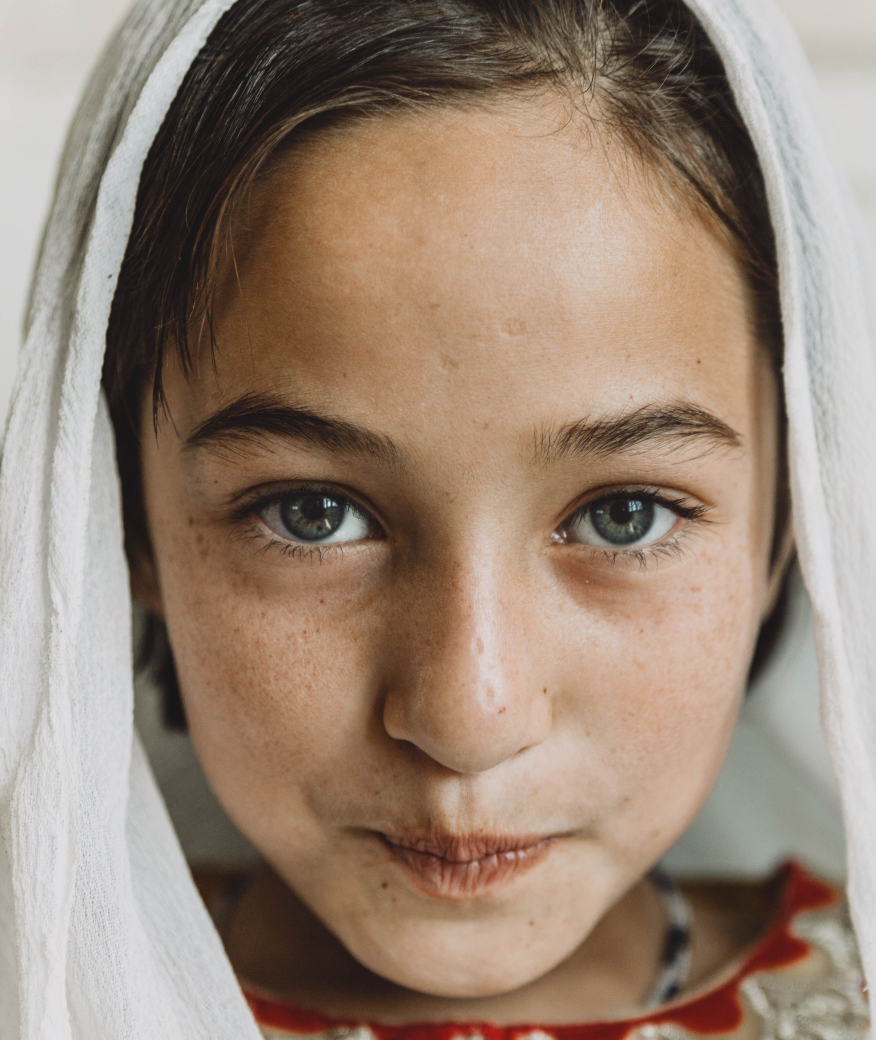
#> input picture imgs/portrait.jpg, 3502 x 4159 px (shown at 1/4 size)
$ jupyter execute Instagram_filters.ipynb   (shell and % lines are left out)   (older library calls are emulated)
#> lines starting #> are read from the running program, lines starting #| are printed output that depends on the picture
# <font style="color:rgb(50,120,229)">Intagram Filter</font>

[cell 1]
import cv2
import matplotlib.pyplot as plt
import numpy as np

[cell 2]
import matplotlib
matplotlib.rcParams['figure.figsize'] = (10.0, 10.0)
matplotlib.rcParams['image.cmap'] = 'gray'

[cell 3]
def cartoonify(image, arguments=0):

    imgBlur = cv2.GaussianBlur(image,(11,11),0)
    mask = np.zeros(image.shape,dtype = np.uint8)
    pencilSketchImage = pencilSketch(image)
    mask[pencilSketchImage == 0] = 1
    cartoonImage = (1-mask)*imgBlur + mask*pencilSketchImage
    return cartoonImage

[cell 4]
def pencilSketch(image, arguments=0):

    imgGray = cv2.cvtColor(image,cv2.COLOR_BGR2GRAY)
    imgGrad = cv2.Laplacian(imgGray,cv2.CV_32F,ksize=7)

    cv2.normalize(imgGrad,imgGrad,0,1,norm_type = cv2.NORM_MINMAX)
    imgGrad = np.uint8(imgGrad*255)

    v = np.median(imgGrad)
    thresh = v + int(.04 * v)

    _,imgThresh = cv2.threshold(imgGrad,thresh,255,cv2.THRESH_BINARY)
    imgThresh = 255 - imgThresh

    pencilSketchImage = cv2.merge((imgThresh,imgThresh,imgThresh))
    return pencilSketchImage

[cell 5]
imagePath = "./imgs/portrait.jpg"
image = cv2.imread(imagePath)
#> image is the input picture: shape (4159, 3502, 3); mean B, G, R 118.5, 133.7, 152.9

hRatio = 960 / image.shape[0]
#> hRatio = 0.231
wRatio = 640 / image.shape[1]
#> wRatio = 0.183


if max(hRatio, wRatio) < 1:
    interpolation = cv2.INTER_AREA
else:
    interpolation = cv2.INTER_CUBIC

image = cv2.resize(image, tuple([0,0]), fx=max(hRatio, wRatio), fy=max(hRatio, wRatio), interpolation=interpolation)
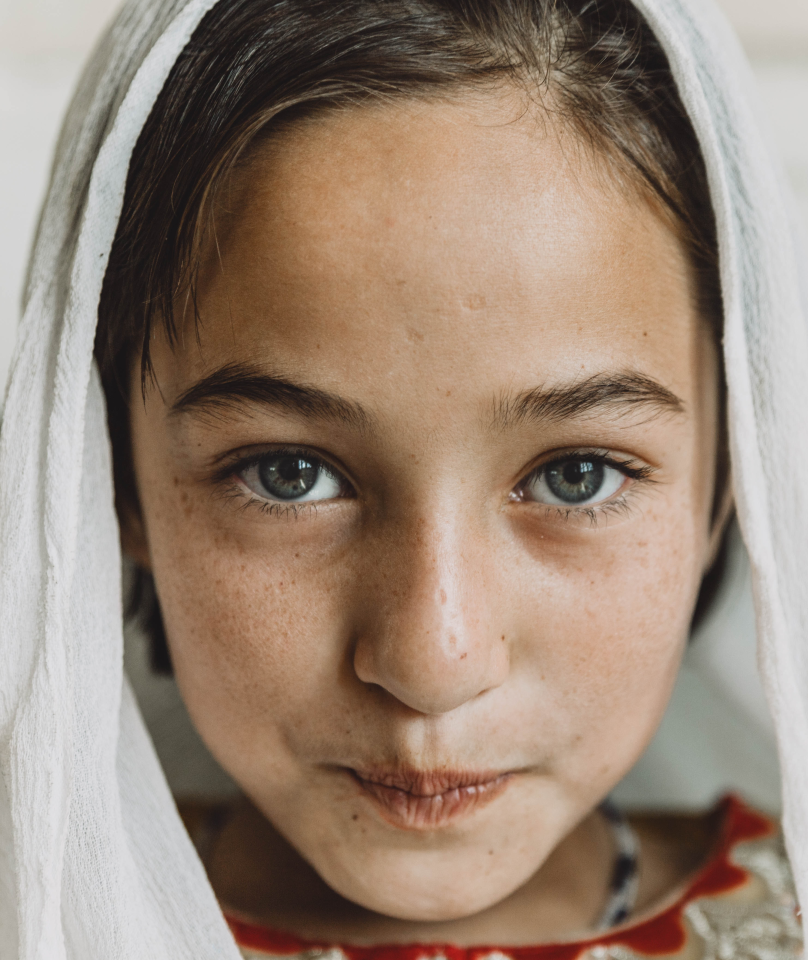
#> image: shape (960, 808, 3); mean B, G, R 118.5, 133.6, 152.9

[cell 6]
cartoonImage = cartoonify(image)
#> in pencilSketch, `imgGray = cv2.cvtColor(image,cv2.COLOR_BGR2GRAY)`:
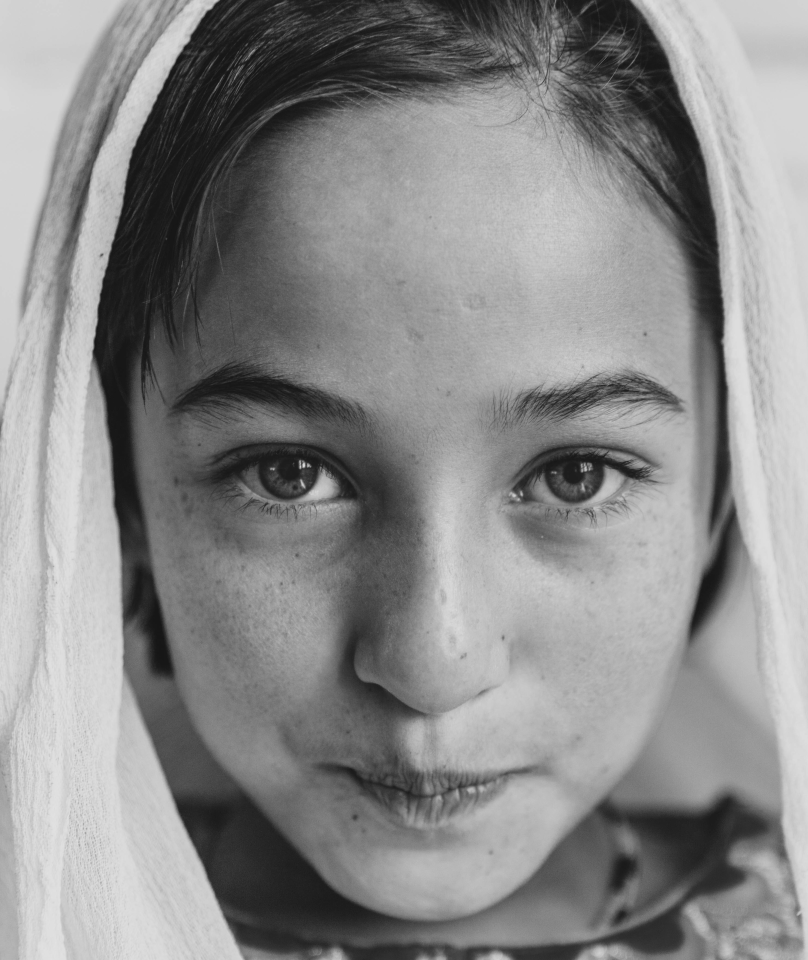
#> imgGray: shape (960, 808); min 21, max 226, mean 137.7
#> in pencilSketch, `imgGrad = cv2.Laplacian(imgGray,cv2.CV_32F,ksize=7)`:
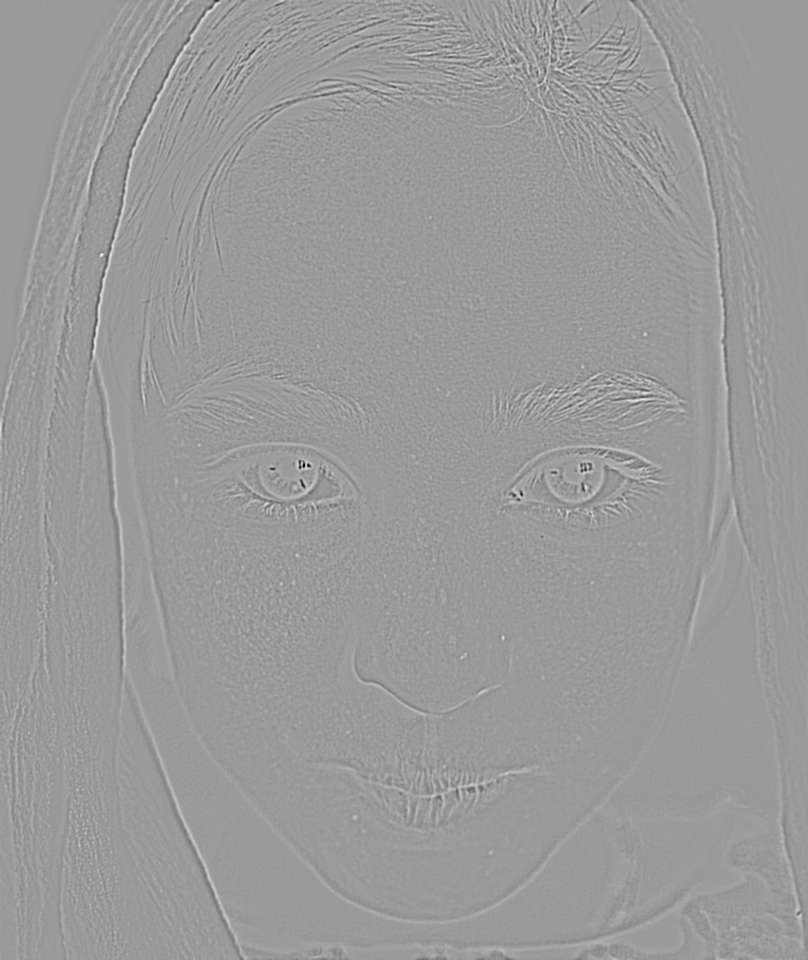
#> imgGrad: shape (960, 808) float32; min -53634, max 34768, mean -0.3; drawn with min black and max white
#> in pencilSketch, `v = np.median(imgGrad)`: v = 154
#> in pencilSketch, `thresh = v + int(.04 * v)`: thresh = 160
#> in pencilSketch, `_,imgThresh = cv2.threshold(imgGrad,thresh,255,cv2.THRESH_BINARY)`:
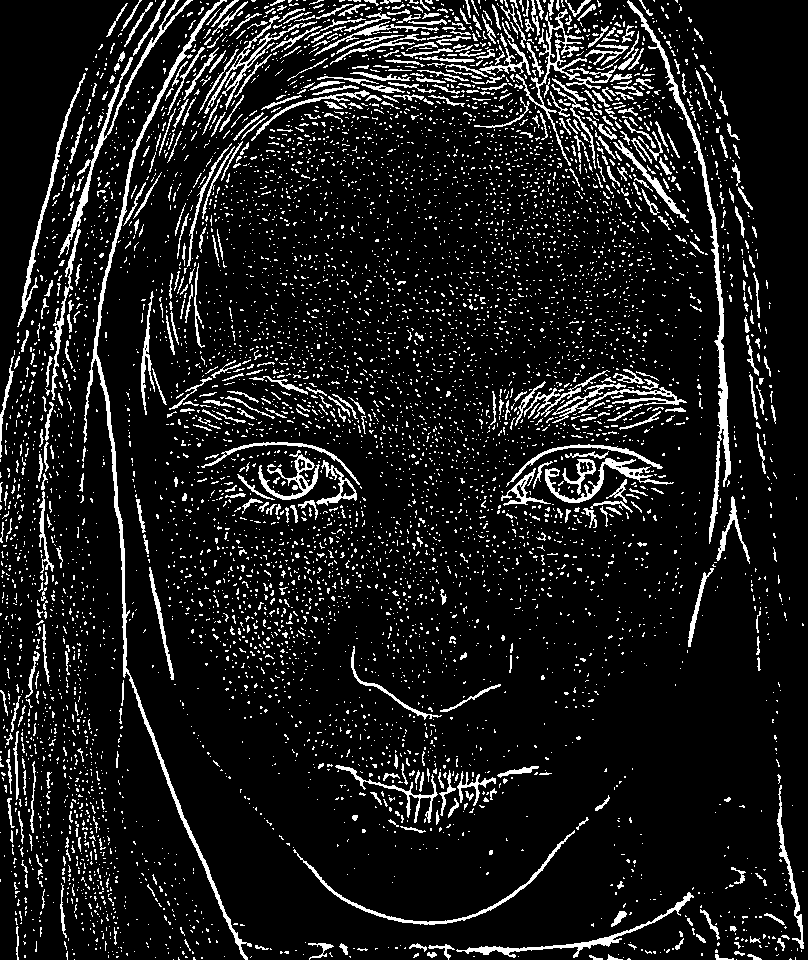
#> imgThresh: shape (960, 808); 10.6% white in thin lines or dots
#> in pencilSketch, `imgThresh = 255 - imgThresh`: imgThresh: shape (960, 808); 89.4% white; black in thin lines or dots
#> in pencilSketch, `pencilSketchImage = cv2.merge((imgThresh,imgThresh,imgThresh))`: pencilSketchImage: shape (960, 808, 3); 89.4% white; black in thin lines or dots
#> in cartoonify, `cartoonImage = (1-mask)*imgBlur + mask*pencilSketchImage`:
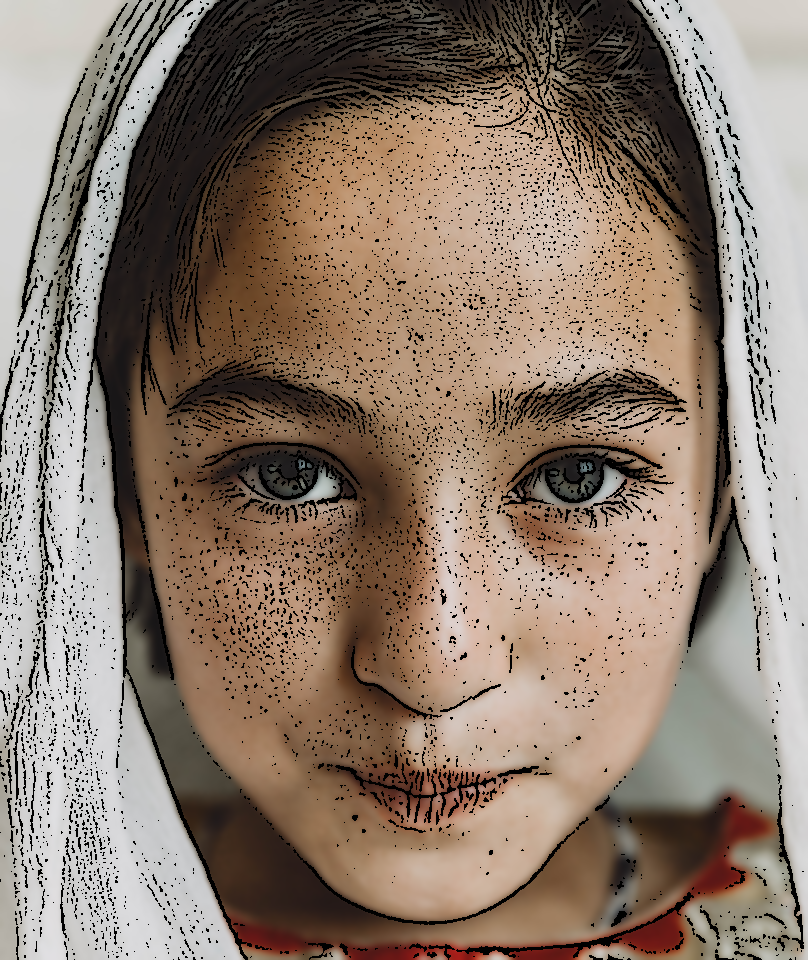
#> cartoonImage: shape (960, 808, 3); mean B, G, R 109, 122.6, 139.9
pencilSketchImage = pencilSketch(image)

[cell 7]
plt.figure(figsize=[20,10])
plt.subplot(131);plt.imshow(image[:,:,::-1]);plt.axis('off');
plt.subplot(132);plt.imshow(cartoonImage[:,:,::-1]);plt.axis('off');
plt.subplot(133);plt.imshow(pencilSketchImage[:,:,::-1]);plt.axis('off')
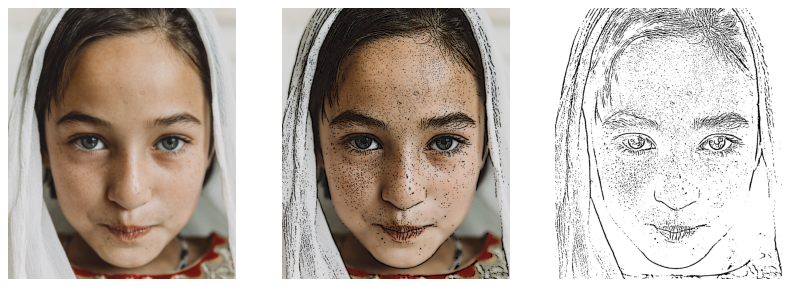
#> figure drawn by matplotlib, 3 panels
